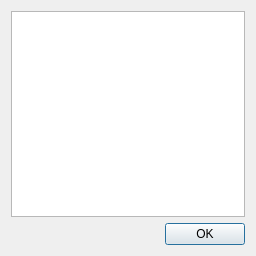
<?xml version="1.0" encoding="UTF-8"?>
<ui version="4.0">
 <class>PlotArrangementDialog</class>
 <widget class="QDialog" name="PlotArrangementDialog">
  <property name="geometry">
   <rect>
    <x>0</x>
    <y>0</y>
    <width>256</width>
    <height>256</height>
   </rect>
  </property>
  <property name="windowTitle">
   <string>Plot Arrangement</string>
  </property>
  <layout class="QVBoxLayout" name="layout">
   <item>
    <widget class="QPlainTextEdit" name="plainTextEdit">
     <property name="font">
      <font>
       <family>Monospace</family>
      </font>
     </property>
     <property name="readOnly">
      <bool>true</bool>
     </property>
     <property name="plainText">
      <string/>
     </property>
     <property name="tabStopDistance">
      <double>40.000000000000000</double>
     </property>
    </widget>
   </item>
   <item>
    <widget class="QDialogButtonBox" name="buttonBox">
     <property name="standardButtons">
      <set>QDialogButtonBox::Ok</set>
     </property>
    </widget>
   </item>
  </layout>
 </widget>
 <resources/>
 <connections>
  <connection>
   <sender>buttonBox</sender>
   <signal>accepted()</signal>
   <receiver>PlotArrangementDialog</receiver>
   <slot>accept()</slot>
   <hints>
    <hint type="sourcelabel">
     <x>248</x>
     <y>254</y>
    </hint>
    <hint type="destinationlabel">
     <x>157</x>
     <y>274</y>
    </hint>
   </hints>
  </connection>
  <connection>
   <sender>buttonBox</sender>
   <signal>rejected()</signal>
   <receiver>PlotArrangementDialog</receiver>
   <slot>reject()</slot>
   <hints>
    <hint type="sourcelabel">
     <x>316</x>
     <y>260</y>
    </hint>
    <hint type="destinationlabel">
     <x>286</x>
     <y>274</y>
    </hint>
   </hints>
  </connection>
 </connections>
</ui>
